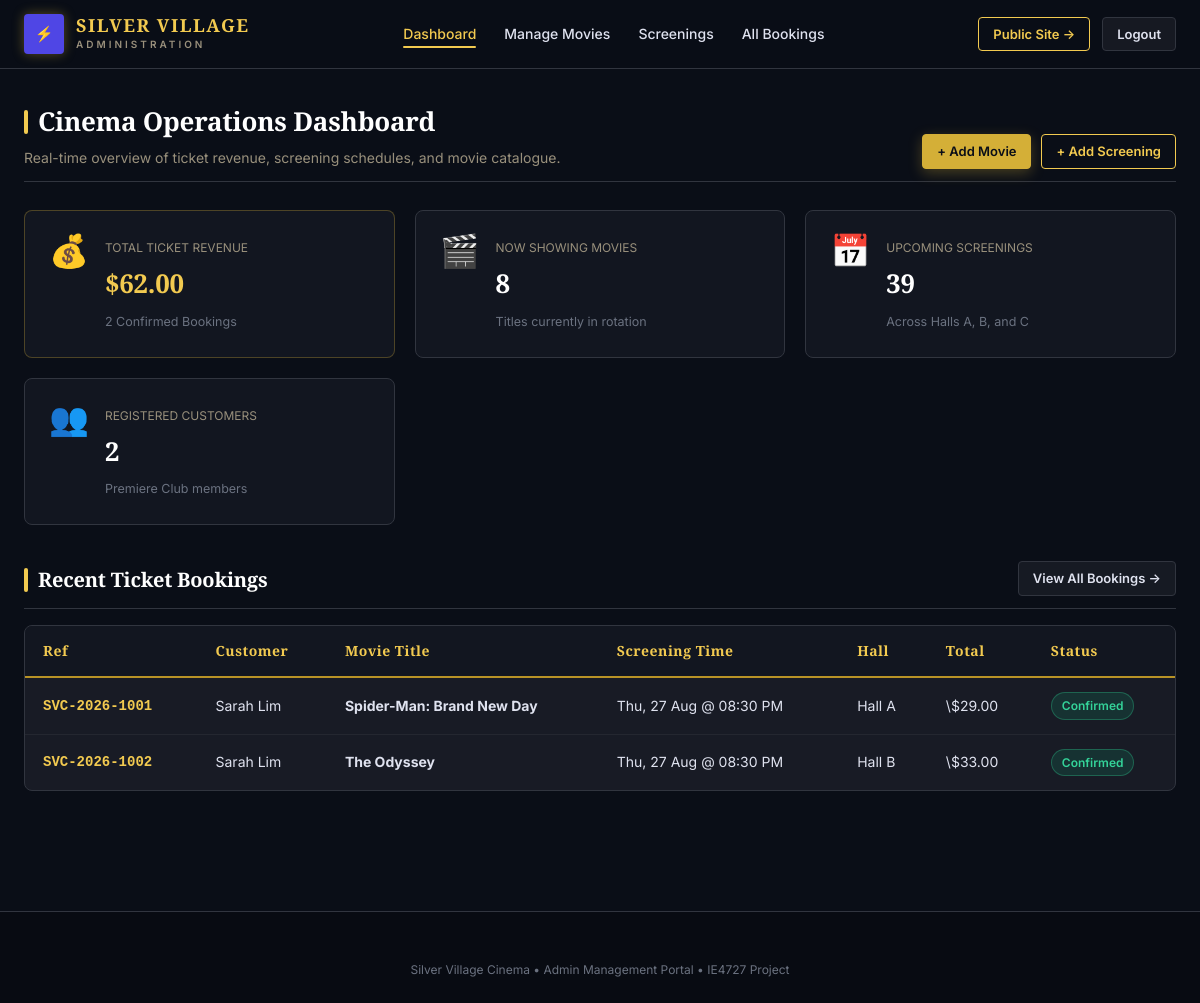
/admin/index.php (signed in), run on the app's committed database.
### tables this page shows
CREATE TABLE `bookings` (
  `booking_id` INT AUTO_INCREMENT PRIMARY KEY,
  `booking_reference` VARCHAR(30) NOT NULL UNIQUE,
  `user_id` INT NOT NULL,
  `screening_id` INT NOT NULL,
  `total_price` DECIMAL(8,2) NOT NULL,
  `status` ENUM('confirmed', 'cancelled') DEFAULT 'confirmed',
  `payment_status` ENUM('pending', 'success', 'failed') DEFAULT 'success',
  `booking_date` DATETIME DEFAULT CURRENT_TIMESTAMP,
  CONSTRAINT `fk_bookings_user` FOREIGN KEY (`user_id`) REFERENCES `users` (`user_id`) ON DELETE CASCADE,
  CONSTRAINT `fk_bookings_screening` FOREIGN KEY (`screening_id`) REFERENCES `screenings` (`screening_id`) ON DELETE CASCADE
);

CREATE TABLE `users` (
  `user_id` INT AUTO_INCREMENT PRIMARY KEY,
  `full_name` VARCHAR(100) NOT NULL,
  `email` VARCHAR(120) NOT NULL UNIQUE,
  `phone` VARCHAR(20) NOT NULL,
  `date_of_birth` DATE NOT NULL,
  `password_hash` VARCHAR(255) NOT NULL,
  `role` ENUM('customer', 'admin') DEFAULT 'customer',
  `created_at` DATETIME DEFAULT CURRENT_TIMESTAMP
);

CREATE TABLE `movies` (
  `movie_id` INT AUTO_INCREMENT PRIMARY KEY,
  `title` VARCHAR(150) NOT NULL,
  `synopsis` TEXT NOT NULL,
  `genre` VARCHAR(100) NOT NULL,
  `duration_minutes` INT NOT NULL,
  `rating` VARCHAR(10) NOT NULL,  
  `director` VARCHAR(100) NOT NULL,
  `cast` VARCHAR(255) NOT NULL,
  `poster_image` VARCHAR(255) NOT NULL,
  `backdrop_image` VARCHAR(255) DEFAULT '',
  `trailer_url` VARCHAR(255) DEFAULT '',
  `status` ENUM('now_showing', 'coming_soon') DEFAULT 'now_showing',
  `release_date` DATE NOT NULL,
  `created_at` DATETIME DEFAULT CURRENT_TIMESTAMP
);

CREATE TABLE `screenings` (
  `screening_id` INT AUTO_INCREMENT PRIMARY KEY,
  `movie_id` INT NOT NULL,
  `hall_id` INT NOT NULL,
  `screening_date` DATE NOT NULL,
  `screening_time` TIME NOT NULL,
  CONSTRAINT `fk_screenings_movie` FOREIGN KEY (`movie_id`) REFERENCES `movies` (`movie_id`) ON DELETE CASCADE,
  CONSTRAINT `fk_screenings_hall` FOREIGN KEY (`hall_id`) REFERENCES `halls` (`hall_id`) ON DELETE CASCADE
);

CREATE TABLE `halls` (
  `hall_id` INT AUTO_INCREMENT PRIMARY KEY,
  `hall_name` VARCHAR(50) NOT NULL,
  `experience_type` VARCHAR(50) NOT NULL DEFAULT 'Dolby Atmos',
  `total_rows` INT NOT NULL,
  `seats_per_row` INT NOT NULL,
  `premium_row_start` INT NOT NULL,  
  `standard_price` DECIMAL(6,2) NOT NULL DEFAULT 10.50,
  `premium_price` DECIMAL(6,2) NOT NULL DEFAULT 14.50
);

### admin/index.php (the view, shortened to what this page needs)
<?php
require_once __DIR__ . '/../includes/db_connect.php';
$statsBookings = $conn->query("SELECT COUNT(*) AS total, SUM(total_price) AS revenue FROM bookings WHERE status = 'confirmed'")->fetch_assoc();
$statsMovies = $conn->query("SELECT COUNT(*) AS total FROM movies WHERE status = 'now_showing'")->fetch_assoc();
$statsUsers = $conn->query("SELECT COUNT(*) AS total FROM users WHERE role = 'customer'")->fetch_assoc();
$statsScreenings = $conn->query("SELECT COUNT(*) AS total FROM screenings WHERE screening_date >= CURDATE()")->fetch_assoc();
$recentBookings = $conn->query("
    SELECT b.booking_id, b.booking_reference, b.total_price, b.status, b.booking_date,
           u.full_name, m.title AS movie_title, s.screening_date, s.screening_time, h.hall_name
    FROM bookings b
    JOIN users u ON b.user_id = u.user_id
    JOIN screenings s ON b.screening_id = s.screening_id
    JOIN movies m ON s.movie_id = m.movie_id
    JOIN halls h ON s.hall_id = h.hall_id
    ORDER BY b.booking_date DESC
    LIMIT 6
");
?>
<!DOCTYPE html>
<html lang="en">
<head>
    <link rel="stylesheet" href="../css/styles.css">
</head>
<body>
    <header class="site-header">
        <div class="header-container">
            <a href="../index.php" class="brand-logo">
                <div class="logo-icon" style="background:#4f46e5;">⚡</div>
                <div class="logo-text">
                    <span class="logo-title">SILVER VILLAGE</span>
                    <span class="logo-sub">ADMINISTRATION</span>
                </div>
            </a>
            <nav class="main-nav">
                <ul class="nav-list">
                    <li><a href="index.php" class="nav-link active">Dashboard</a></li>
                    <li><a href="manage_movies.php" class="nav-link">Manage Movies</a></li>
                    <li><a href="manage_screenings.php" class="nav-link">Screenings</a></li>
                    <li><a href="view_bookings.php" class="nav-link">All Bookings</a></li>
                </ul>
            </nav>
            <div class="user-actions">
                <a href="../index.php" class="btn btn--outline btn--sm">Public Site &rarr;</a>
                <a href="../logout.php" class="btn btn--ghost btn--sm">Logout</a>
            </div>
        </div>
    </header>
    <main class="main-content">
        <div class="section-header" style="margin-bottom: 28px;">
            <div>
                <h1 class="section-title">Cinema Operations Dashboard</h1>
                <p style="color: var(--color-text-muted); font-size: 14px; margin-top: 4px;">
                    Real-time overview of ticket revenue, screening schedules, and movie catalogue.
                </p>
            </div>
            <div style="display: flex; gap: 10px;">
                <a href="manage_movies.php?action=add" class="btn btn--primary btn--sm">+ Add Movie</a>
                <a href="manage_screenings.php?action=add" class="btn btn--outline btn--sm">+ Add Screening</a>
            </div>
        </div>
        <div class="perks-grid" style="margin-bottom: 36px;">
            <div class="perk-card" style="background:#121620; border-color: rgba(212,175,55,0.3);">
                <span class="perk-icon">💰</span>
                <div>
                    <span style="font-size: 12px; color: var(--color-text-muted); text-transform: uppercase;">Total Ticket Revenue</span>
                    <h2 style="font-size: 26px; color: var(--color-primary-light); margin: 4px 0;">
                        $<?php echo number_format((float)($statsBookings['revenue'] ?? 0), 2); ?>
                    </h2>
                    <small style="color: var(--color-text-dim);"><?php echo (int)($statsBookings['total'] ?? 0); ?> Confirmed Bookings</small>
                </div>
            </div>
            <div class="perk-card" style="background:#121620;">
                <span class="perk-icon">🎬</span>
                <div>
                    <span style="font-size: 12px; color: var(--color-text-muted); text-transform: uppercase;">Now Showing Movies</span>
                    <h2 style="font-size: 26px; color: #ffffff; margin: 4px 0;">
                        <?php echo (int)($statsMovies['total'] ?? 0); ?>
                    </h2>
                    <small style="color: var(--color-text-dim);">Titles currently in rotation</small>
                </div>
            </div>
            <div class="perk-card" style="background:#121620;">
                <span class="perk-icon">📅</span>
                <div>
                    <span style="font-size: 12px; color: var(--color-text-muted); text-transform: uppercase;">Upcoming Screenings</span>
                    <h2 style="font-size: 26px; color: #ffffff; margin: 4px 0;">
                        <?php echo (int)($statsScreenings['total'] ?? 0); ?>
                    </h2>
                    <small style="color: var(--color-text-dim);">Across Halls A, B, and C</small>
                </div>
            </div>
            <div class="perk-card" style="background:#121620;">
                <span class="perk-icon">👥</span>
                <div>
                    <span style="font-size: 12px; color: var(--color-text-muted); text-transform: uppercase;">Registered Customers</span>
                    <h2 style="font-size: 26px; color: #ffffff; margin: 4px 0;">
                        <?php echo (int)($statsUsers['total'] ?? 0); ?>
                    </h2>
                    <small style="color: var(--color-text-dim);">Premiere Club members</small>
                </div>
            </div>
        </div>
        <div class="section-header" style="margin-bottom: 16px;">
            <h2 class="section-title" style="font-size: 20px;">Recent Ticket Bookings</h2>
            <a href="view_bookings.php" class="btn btn--ghost btn--sm">View All Bookings &rarr;</a>
        </div>
        <div class="table-responsive">
            <table class="custom-table">
                <thead>
                    <tr>
                        <th>Ref</th>
                        <th>Customer</th>
                        <th>Movie Title</th>
                        <th>Screening Time</th>
                        <th>Hall</th>
                        <th>Total</th>
                        <th>Status</th>
                    </tr>
                </thead>
                <tbody>
                    <?php while ($rb = $recentBookings->fetch_assoc()): ?>
                        <tr>
                            <td>
                                <strong style="font-family: monospace; color: var(--color-primary-light);">
                                    <?php echo htmlspecialchars($rb['booking_reference']); ?>
                                </strong>
                            </td>
                            <td><?php echo htmlspecialchars($rb['full_name']); ?></td>
                            <td><strong><?php echo htmlspecialchars($rb['movie_title']); ?></strong></td>
                            <td>
                                <?php echo date('D, d M', strtotime($rb['screening_date'])); ?> @
                                <?php echo date('h:i A', strtotime($rb['screening_time'])); ?>
                            </td>
                            <td><?php echo htmlspecialchars($rb['hall_name']); ?></td>
                            <td>\$<?php echo number_format($rb['total_price'], 2); ?></td>
                            <td>
                                <?php if ($rb['status'] === 'confirmed'): ?>
                                    <span class="status-badge status-badge--success">Confirmed</span>
                                <?php else: ?>
                                    <span class="status-badge status-badge--danger">Cancelled</span>
                                <?php endif; ?>
                            </td>
                        </tr>
                    <?php endwhile; ?>
                </tbody>
            </table>
        </div>
    </main>
    <footer class="site-footer">
        <div class="footer-container" style="text-align: center; color: var(--color-text-dim); font-size: 12px;">
            Silver Village Cinema • Admin Management Portal • IE4727 Project
        </div>
    </footer>
</body>
</html>

### data on the page
bookings: booking_reference "SVC-2026-1001", user.full_name "Sarah Lim", movies.title "Spider-Man: Brand New Day", screening.screening_date "Thu, 27 Aug", screening.screening_time "08:30 PM", halls.hall_name "Hall A", total_price "29.00", status "Confirmed"
bookings: booking_reference "SVC-2026-1002", user.full_name "Sarah Lim", movies.title "The Odyssey", screening.screening_date "Thu, 27 Aug", screening.screening_time "08:30 PM", halls.hall_name "Hall B", total_price "33.00", status "Confirmed"

### other printed values
$statsBookings['revenue'] "62.00"
$statsBookings['total'] "2"
$statsMovies['total'] "8"
$statsScreenings['total'] "39"
$statsUsers['total'] "2"
